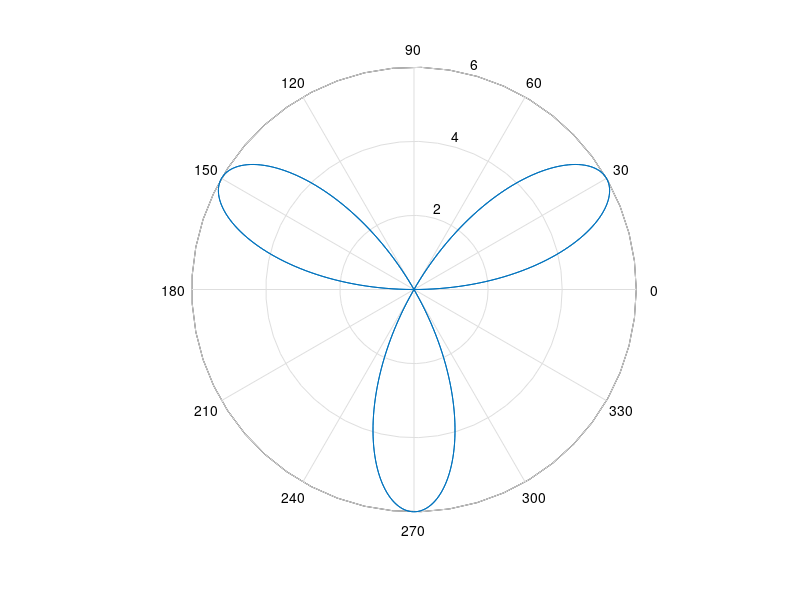

Source code (MATLAB): (Note: this script raises an error after producing the figure.)
theta = 0:0.01:2*pi;
r5 = 6*sin(3*theta);
polar(theta,r5)
syms r5(theta)
r5(theta) = 6*sin(3*theta);
fn(theta) = 0.5*(r5)^2;
area = int(fn, theta, 0, 2*pi);
area = double(area)